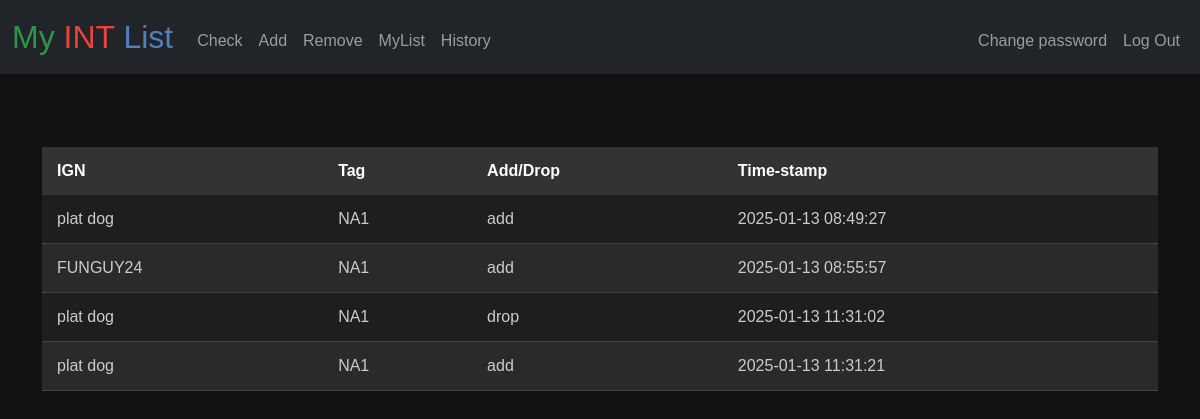
The app's page /history (signed in) with its own data.
### tables this page shows
CREATE TABLE 'history' ('id' INTEGER PRIMARY KEY NOT NULL, 'user_id' INTEGER, 'summ_name' INTEGER, 'summ_tag' INTEGER,'bool' TEXT, 'timestamp'  DATETIME DEFAULT CURRENT_TIMESTAMP  );

### app.py (the view)
@app.route("/history")
@login_required
def history():
    ints = db.execute("SELECT summ_name, summ_tag, bool, timestamp FROM history WHERE user_id = ?", session["user_id"])
    return render_template("history.html", ints=ints)

### app.py (called while the page is built)
@app.after_request
def after_request(response):
    response.headers["Cache-Control"] = "no-cache, no-store, must-revalidate"
    response.headers["Expires"] = 0
    response.headers["Pragma"] = "no-cache"
    return response

### helpers.py (called while the page is built)
def login_required(f):
    @wraps(f)
    def decorated_function(*args, **kwargs):
        if session.get("user_id") is None:
            return redirect("/login")
        return f(*args, **kwargs)
    return decorated_function

### templates/history.html (shortened to what this page needs)
{% extends "layout.html" %}
{% block main %}
<table class="styled-table">
    <thead>
        <tr>
            <th>IGN</th>
            <th>Tag</th>
            <th>Add/Drop</th>
            <th>Time-stamp</th>
        </tr>
    </thead>
    <tbody>
        {% for int in ints %}
        <tr>
            <td>{{ int.summ_name }}</td>
            <td>{{ int.summ_tag }}</td>
            <td>{{ int.bool }}</td>
            <td>{{ int.timestamp }}</td>
        </tr>
        {% endfor %}
    </tbody>
</table>
{% endblock %}

### static/styles.css (style rules this page uses)
body { background-color: #121212; color: #ffffff; font-family: Arial, sans-serif; margin: 0; padding: 0; }
.styled-table { width: 100%; border-collapse: collapse; margin: 25px 0; font-family: Arial, sans-serif; background-color: #1e1e1e; color: #ccc; }
.styled-table th { background-color: #333; color: #fff; padding: 12px 15px; text-align: left; }
.styled-table td { padding: 12px 15px; text-align: left; border-bottom: 1px solid #444; }
.styled-table tr:nth-child(even) { background-color: #2a2a2a; }

### records on screen
history: summ_name "plat dog", summ_tag "NA1", bool "add", timestamp "2025-01-13 08:49:27"
history: summ_name "FUNGUY24", summ_tag "NA1", bool "add", timestamp "2025-01-13 08:55:57"
history: summ_name "plat dog", summ_tag "NA1", bool "drop", timestamp "2025-01-13 11:31:02"
history: summ_name "plat dog", summ_tag "NA1", bool "add", timestamp "2025-01-13 11:31:21"
